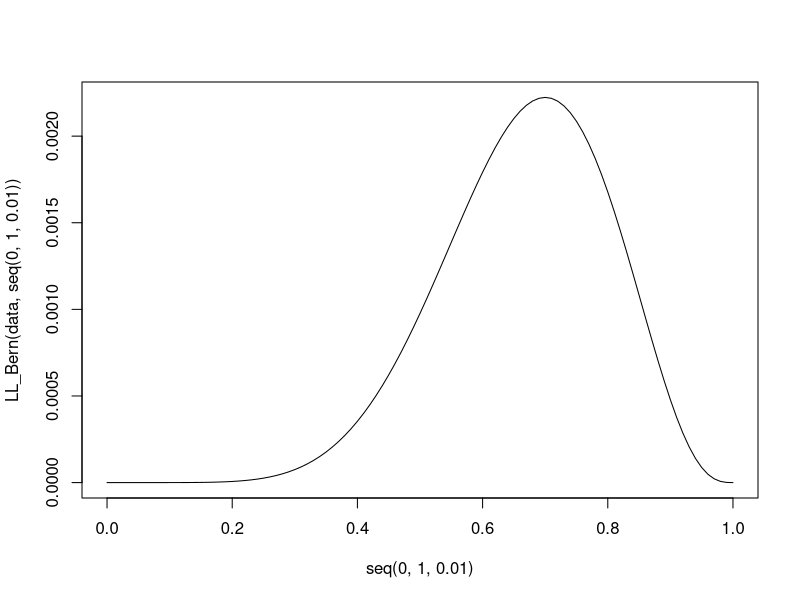
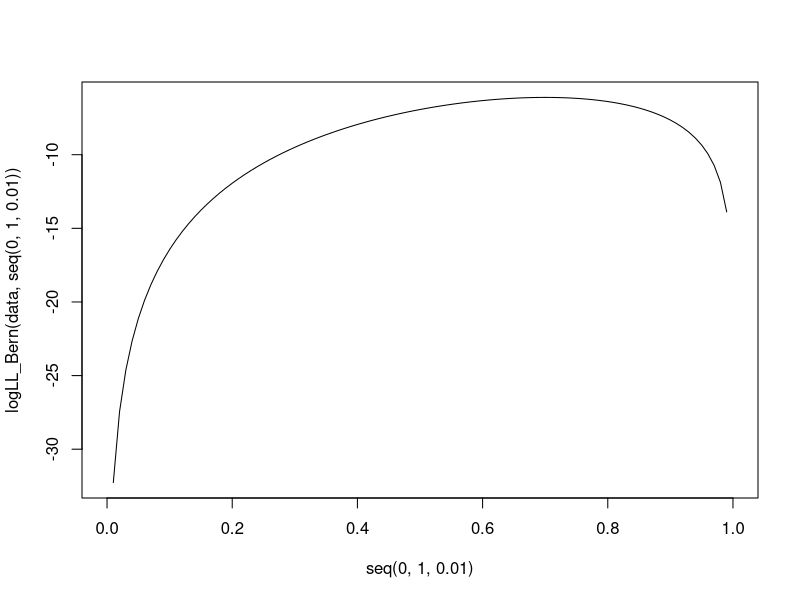
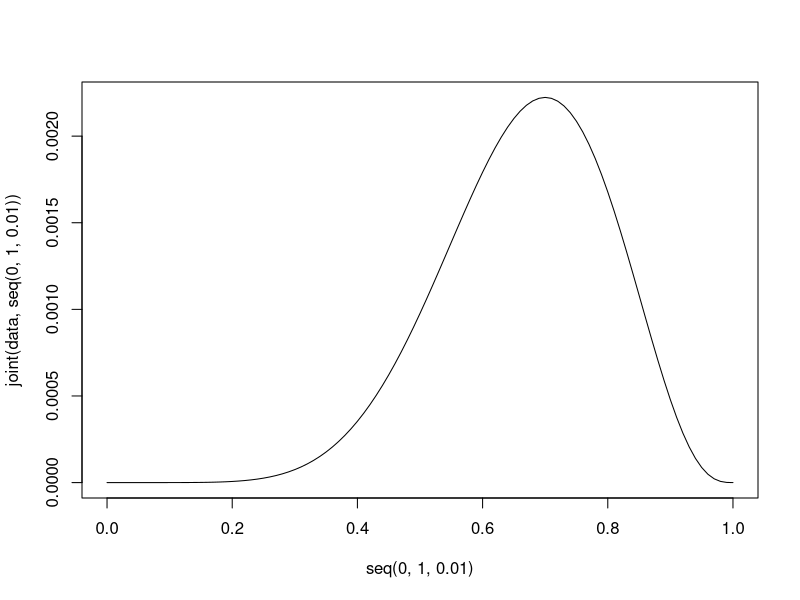
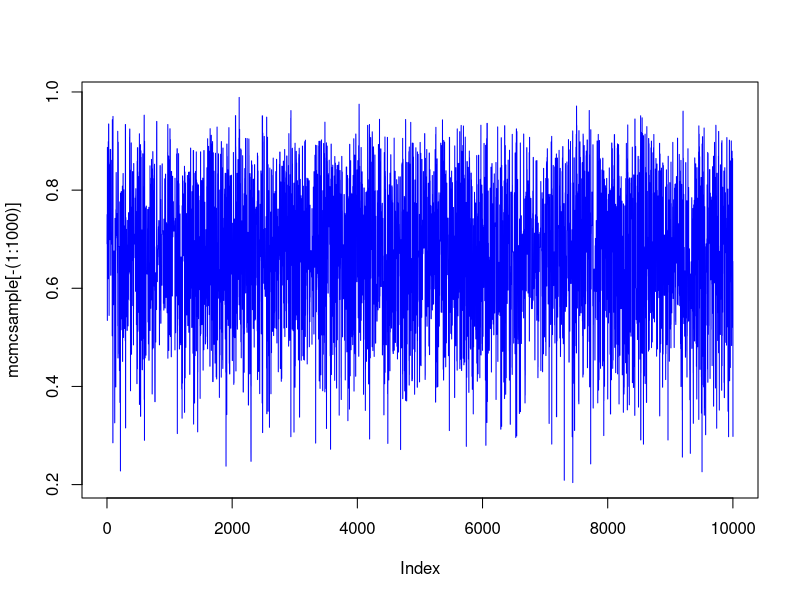
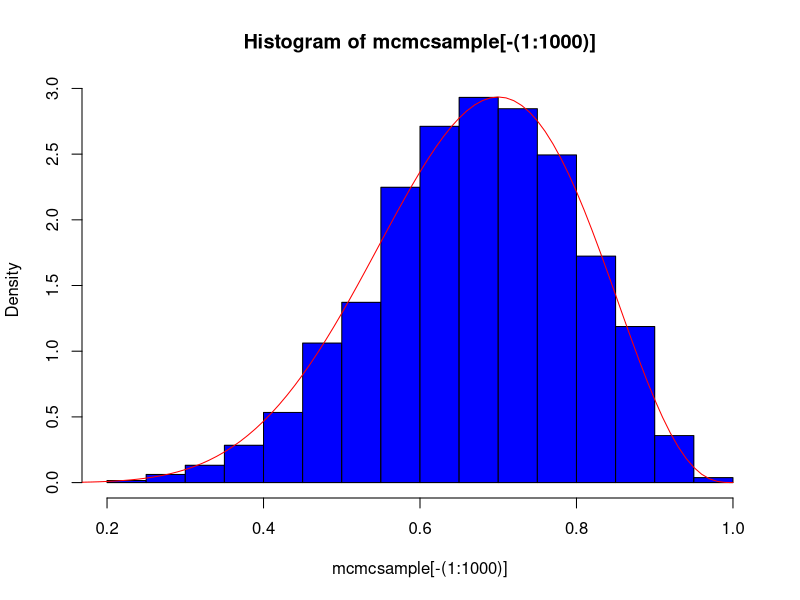

Source code (R) for these figures, in order:
#コインを10回投げた結果
data <- c(0,1,1,1,1,0,1,1,0,1)

#尤度
LL_Bern <- function(x,q) {
  q^sum(x)*(1-q)^(length(x)-sum(x))
}
plot(seq(0,1,0.01),LL_Bern(data,seq(0,1,0.01)),type = "l")


#対数尤度
logLL_Bern <- function(x,q) {
  sum(x)*log(q)+(length(x)-sum(x))*log(1-q)
}
plot(seq(0,1,0.01),logLL_Bern(data, seq(0,1,0.01)),type = "l")

#最大化問題を解くとMLEが得られる
optimize(function(q) LL_Bern(data,q),c(0,1),maximum = TRUE) 

optimize(function(q) logLL_Bern(data,q),c(0,1),maximum = TRUE) 


#事後分布の推定
#ここでは事前分布はBeta(1,1)とする

prior_beta <- function(q,a,b) dbeta(q,a,b) 
joint <- function(x,q) LL_Bern(x,q)*prior_beta(q,1,1)
plot(seq(0,1,0.01),joint(data,seq(0,1,0.01)),type = "l")

#メトロポリスアルゴリズム
#一様乱数との比較で採択or棄却を決める
Metropolis <- function(current) {
  propose <- runif(1,0,1) #提案分布として一様分布を採用
  #propose <- currentを中心とした正規分布とすれば0,1以外の時でも対応
  postOdds <- joint(data, propose)/joint(data, current)
  pmove <- min(postOdds,1)
  if(pmove >= runif(1,0,1)) propose else current
}

nsteps <- 11000 #mcmcサンプリングの数
mcmcsample <- rep(NA,nsteps + 1) #要素が欠損している11000次元ベクトルを生成
mcmcsample[1] <- 0.5

for (i in 1:nsteps){
	mcmcsample[i+1] <- Metropolis(mcmcsample[i])
}

plot(mcmcsample[-(1:1000)],type="l",col="blue")

class(mcmcsample)


#プロット
hist(mcmcsample[-(1:1000)],freq = FALSE ,col="blue")
lines(seq(0,1,0.01),dbeta(seq(0,1,0.01),1+sum(data),1+length(data)-sum(data)),col="red")